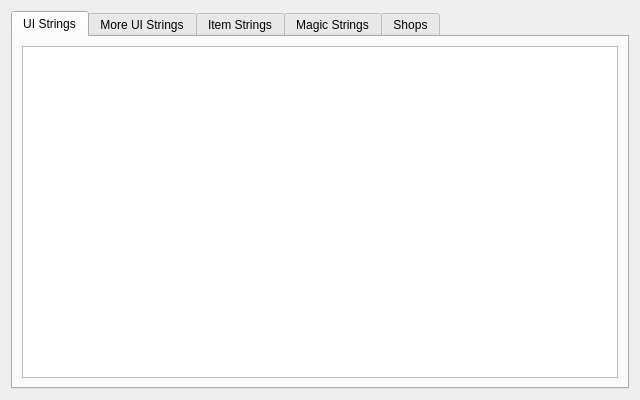
<?xml version="1.0" encoding="UTF-8"?>
<ui version="4.0">
 <class>EXEEditor</class>
 <widget class="QWidget" name="EXEEditor">
  <property name="geometry">
   <rect>
    <x>0</x>
    <y>0</y>
    <width>640</width>
    <height>400</height>
   </rect>
  </property>
  <property name="windowTitle">
   <string>Form</string>
  </property>
  <layout class="QVBoxLayout" name="verticalLayout">
   <item>
    <widget class="QTabWidget" name="tabs">
     <property name="currentIndex">
      <number>0</number>
     </property>
     <widget class="QWidget" name="uiStr1Tab">
      <attribute name="title">
       <string>UI Strings</string>
      </attribute>
      <layout class="QVBoxLayout" name="verticalLayout_2">
       <item>
        <widget class="QTableView" name="uiStr1Tbl"/>
       </item>
      </layout>
     </widget>
     <widget class="QWidget" name="uiStr2Tab">
      <attribute name="title">
       <string>More UI Strings</string>
      </attribute>
      <layout class="QVBoxLayout" name="verticalLayout_3">
       <item>
        <widget class="QTableView" name="uiStr2Tbl"/>
       </item>
      </layout>
     </widget>
     <widget class="QWidget" name="itemStrTab">
      <attribute name="title">
       <string>Item Strings</string>
      </attribute>
      <layout class="QVBoxLayout" name="verticalLayout_4">
       <item>
        <widget class="QTableView" name="itemStrTbl"/>
       </item>
      </layout>
     </widget>
     <widget class="QWidget" name="magicStrTab">
      <attribute name="title">
       <string>Magic Strings</string>
      </attribute>
      <layout class="QVBoxLayout" name="verticalLayout_5">
       <item>
        <widget class="QTableView" name="magicStrTbl"/>
       </item>
      </layout>
     </widget>
     <widget class="QWidget" name="shopTab">
      <attribute name="title">
       <string>Shops</string>
      </attribute>
      <layout class="QVBoxLayout" name="verticalLayout_6">
       <item>
        <widget class="QComboBox" name="shopCombo"/>
       </item>
       <item>
        <widget class="QTableView" name="shopTbl"/>
       </item>
      </layout>
     </widget>
    </widget>
   </item>
  </layout>
 </widget>
 <resources/>
 <connections/>
</ui>
